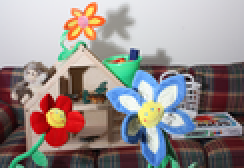
#> input picture stereoMatching_panoramaStitching/im0_small.png, 122 x 84 px, shrunk from 288 x 198 before the run (shown 2 times larger)
$ python proj_02.py
#> lines starting #> are read from the running program, lines starting #| are printed output that depends on the picture; after the words box and inside, x2 and y2 are one past the last pixel; in counts of white or black regions, pixels touching at a corner belong together; long printed decimals are rounded
'''
    Jiaming Zhao
    March 2017
    Project 2: Simple Stereo Matching and Panorama Stitching w/ Homographies
    Computer Vision @ University of Virginia
'''

# -*- coding: utf-8 -*-
import skimage, skimage.io, skimage.transform, pylab, skimage.filters, cv2, math
import numpy as np


def main():
    # Simple Stereo Matching using resized images from Middlebury Stereo dataset
    main_stereo()
#> in main_stereo, img_left is the input picture: shape (84, 122, 3); mean R, G, B 150.6, 141.7, 139.7
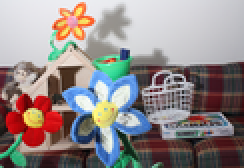
#> input picture stereoMatching_panoramaStitching/im1_small.png, 122 x 84 px, shrunk from 288 x 198 before the run (shown 2 times larger)
#> in main_stereo, img_right is the input picture: shape (84, 122, 3); mean R, G, B 146.2, 137.4, 136.6
#> in main_stereo, `h, w = len(img_left), len(img_left[0])`: h = 84; w = 122
#> in main_stereo, `max_disparity = int(h / 3)`: max_disparity = 28

    # Panorama Stitching using Homographies and the RANSAC method
    main_panorama()


def main_panorama():
    img_a = cv2.imread('pair_a_small.jpg')
    img_b = cv2.imread('pair_b_small.jpg')

    # SIFT detector
    sift = cv2.xfeatures2d.SIFT_create()

    # find keypoints and descriptors
    kp1, des1 = sift.detectAndCompute(img_a, None)
    kp2, des2 = sift.detectAndCompute(img_b, None)

    # use Brute-Force Matcher to test all the descriptors for matches
    bf = cv2.BFMatcher()
    matches = bf.knnMatch(des1, des2, k=2)

    # reject failures of ratio test
    good_matches = []
    for m,n in matches:
        if m.distance < 0.75*n.distance:
            good_matches.append([m])

    # use RANSAC to compute the best homography that maps B coordinates to A coordinates
    best_homography = ransac_estimation(good_matches, kp1, kp2)
    print(best_homography)

    # warp image B to image A's coodinate system using the best homography found in RANSAC
    # use helper routine provided by @ Professor Connelly Barnes at University of Virginia
    final_img = composite_warped(img_a, img_b, best_homography)

    cv2.imshow('Panorama', final_img)
    k = cv2.waitKey(0) & 0xFF
    if k == ord('s'):  # wait for 's' key to save and exit
        cv2.imwrite('panorama.png',final_img)
        cv2.destroyAllWindows()
    else:
        cv2.destroyAllWindows()


def main_stereo():
    # load the left and right camera images and convert to float arrays
    img_left = skimage.io.imread('./im0_small.png')  # left image
    img_right = skimage.io.imread('./im1_small.png')  # right image
    img_left = skimage.img_as_float(img_left)       # convert image to float
    img_right = skimage.img_as_float(img_right)       # convert image to float

    # establish max disparity
    h, w = len(img_left), len(img_left[0])
    max_disparity = int(h / 3)  # max disparity amount set to height/3

    # find the disparity space image (DSI) taking the left image as the base
    dsi_left = get_DSI_left(img_left, img_right, h, w, max_disparity)

    # perform spatial aggregation using gaussian filter and bilateral filter
    dsi_g = dsi_gaussian(dsi_left, max_disparity, 1)
#> after the loop in dsi_gaussian, `for m in range(max_disparity):`: slices_list = 28 items
    dsi_b = dsi_bilateral(dsi_left, img_left, max_disparity)
#> the loop in dsi_bilateral, `for m in range(max_disparity):` made 28 passes
#> pass 1, in dsi_bilateral, `left_gray = luminance(left)`:
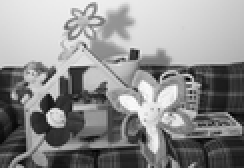
#> left_gray: shape (84, 122) float64 (shown 2 times larger); min 0, max 1, mean 0.562

    # find the disparity for each coordinate based on the smallest dsi value (using argmin)
    disp_map_g = smallest_DSI(dsi_g, h, w)
    print('Gaussian disparity map')
    pylab.imshow(disp_map_g)
    pylab.show()

    disp_map_b = smallest_DSI(dsi_b, h, w)
#> call 2 of smallest_DSI, with dsi = array of shape (84, 122, 28), h = 84, w = 122
#> after the loop in smallest_DSI (call 2), `for i in range(h):`:
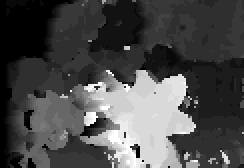
#> disp_map: shape (84, 122) float64 (shown 2 times larger); min 0, max 27, mean 8; drawn with min black and max white
    print('Bilateral disparity map')
    pylab.imshow(disp_map_b)
    pylab.show()

    # test the difference between the results of this program and the "ground truth values" of a file
    rms_gaussian = comp_disp_truth(disp_map_g, h, w)
#> in comp_disp_truth, `num_elements = h*w`: num_elements = 10248
#> (reads stereoMatching_panoramaStitching/gt.npy from the repository)
#> after the loop in comp_disp_truth, `for i in range(h):`: tot = 694804.2
    rms_bilateral = comp_disp_truth(disp_map_b, h, w)
    print('RMS gaussian w/ sigma=1: ', rms_gaussian)
    print('RMS bilateral w/ d=4, sigma=1: ', rms_bilateral)


    # begin left-right consistency check
    # get dsi_right and perform stereo matching on it
    dsi_right = get_DSI_right(img_left, img_right, h, w, max_disparity)
    dsi_b_r = dsi_bilateral(dsi_right, img_left, max_disparity)
    disp_map_right_b = smallest_DSI(dsi_b_r, h, w)

    print('Bilateral Right disparity map')
    pylab.imshow(disp_map_right_b)
    pylab.show()

    # check if corresponding disparities differ by more than a particular threshold (threshold=15)
    # to find occlusions (mismatched regions that appear in one image and not the other)
    occ = find_occlusions(disp_map_b, disp_map_right_b, h, w)
    print('Left-Right Consistency Check disparity map')
    pylab.imshow(disp_map_b)
    pylab.show()

    # test the difference between the results of the consistency check minus occlusions
    # less difference / more accurate
    rms_consistency = comp_disp_truth(disp_map_b, h, w, occ)
    print('RMS consistency using bilateral: ', rms_consistency)


def composite_warped(a, b, H):  # routine provided by @ Professor Connelly Barnes
    # "Warp images a and b to a's coordinate system using the homography H which maps b coordinates to a coordinates."
    out_shape = (a.shape[0], 2*a.shape[1])                               # Output image (height, width)
    p = skimage.transform.ProjectiveTransform(np.linalg.inv(H))       # Inverse of homography (used for inverse warping)
    bwarp = skimage.transform.warp(b, p, output_shape=out_shape)         # Inverse warp b to a coords
    bvalid = np.zeros(b.shape, 'uint8')                               # Establish a region of interior pixels in b
    bvalid[1:-1,1:-1,:] = 255
    bmask = skimage.transform.warp(bvalid, p, output_shape=out_shape)    # Inverse warp interior pixel region to a coords
    apad = np.hstack((skimage.img_as_float(a), np.zeros(a.shape))) # Pad a with black pixels on the right
    return skimage.img_as_ubyte(np.where(bmask==1.0, bwarp, apad))    # Select either bwarp or apad based on mask

def ransac_estimation(matches, kp1, kp2):
    from random import sample
    max_iter = 1000  # most times loop will search for best match and inliers

    # calculate inliers and test homographies
    largest_inlier_count = 0
    best_homog = None

    for _ in range(max_iter):
        # find random samples from all the matches to begin RANSAC
        samp = sample(matches, 4)

        # extract the 4 sample matches as points in list
        pa_list = []
        pb_list = []
        for m in samp:
            img1_idx = m[0].queryIdx
            img2_idx = m[0].trainIdx

            (x1, y1) = kp1[img1_idx].pt
            (x2, y2) = kp2[img2_idx].pt

            pa_list.append( (x1, y1) )
            pb_list.append( (x2, y2) )

        # find the homography from the random sample
        homog = get_homography(pa_list, pb_list)

        # extract matches as points in list for all matches to test the homography from sample
        matA_list = []
        matB_list = []
        for mat in matches:
            img1_idx = mat[0].queryIdx
            img2_idx = mat[0].trainIdx
            (x1, y1) = kp1[img1_idx].pt
            (x2, y2) = kp2[img2_idx].pt

            matA_list.append( (x1, y1) )
            matB_list.append( (x2, y2) )

        # apply homography to point b, and find distance between Hb and point a.
        # if difference/distance between Hb and point a is below threshold, it is an inlier (to ignore noise)
        inliers = 0
        for v in range(len(matB_list)):
            xy1 = [ matB_list[v][0], matB_list[v][1], 1 ]
            hbxy = apply_homography( homog, xy1 )  # calculate Hb

            # calculate sum of squared differences between Hb values and a values
            x_diff = hbxy[0] - matA_list[v][0]
            y_diff = hbxy[1] - matA_list[v][1]
            dist = math.sqrt( (x_diff)**2  + (y_diff)**2 )

            # compare simple distance between hbxy and ax, ay
            if dist < 5:  # threshold held at 5 distance between point Hb and point a
                inliers += 1

        # update largest_inlier_count and best homography
        if inliers > largest_inlier_count:
            largest_inlier_count = inliers
            best_homog = homog

    print('Number of inliers: ', largest_inlier_count)
    print('out of Number of total matches: ', len(matB_list))
    return best_homog

def get_homography(pa, pb):  # Ax=b solves for x (homography)
    # fitting a homography by taking a list of four points in img_a and four points in img_b
    # use 8x8 matrix multiplied by 8x1 array to find the 8 values needed to fill the 3x3 homography
    # https://inst.eecs.berkeley.edu/~cs194-26/fa14/upload/files/proj7B/cs194-fb/images/homography.png
    # A = 8x8 matrix, b = 8x1 array... numpy.linalg.lstsq(a, b) solves equation Ax=b for x, which is the homography

    A = np.zeros( (8, 8) )
    b = []

    for x in range(4):  # insert values to b array
        b.append(pa[x][0])
        b.append(pa[x][1])

    b = np.array(b)

    for i in range(0, 8, 2):
        pbx, pby = pb[ int(i/2) ]
        pax, pay = pa[ int(i/2) ]
        A[i] = [ pbx, pby, 1, 0, 0, 0, -pbx*pax, -pby*pax ]
        A[i+1] = [ 0, 0, 0, pbx, pby, 1, -pbx*pay, -pby*pay ]

    h = ( np.linalg.lstsq(A, b) )[0]
    homog = [ [h[0], h[1], h[2]],
              [h[3], h[4], h[5]],
              [h[6], h[7], 1]
              ]
    return np.matrix(homog)

def apply_homography(hg, b_point):
    denom = np.sum( np.multiply(hg[2], b_point) )
    numerator_x = np.sum( np.multiply(hg[0], b_point) )
    numerator_y = np.sum( np.multiply(hg[1], b_point) )

    a_x = round(numerator_x/denom)
    a_y = round(numerator_y/denom)
    return a_x, a_y

def find_occlusions(disp_left, disp_right, h, w):  # checks consistency between left and right and saves into left image
    occlusions = np.zeros( (h, w) )
    for i in range(h):
        for j in range(w):
            offset = int( disp_left[i][j] )
            if abs( disp_left[i][j] -  disp_right[i][j-offset] ) > 15:
                disp_left[i][j] = 0
                occlusions[i][j] = 1  # mark occlusions that do not show up left vs right
    return occlusions

def dsi_bilateral(dsi, left, max_disparity):
    slices_list = []
    for m in range(max_disparity):
        # take 2d slice of 3d DSI and luminance of left
        dsi_slice = dsi[:, :, m]
        left_gray = luminance(left)

        # convert to float32 arrays
        dsi_slice32 = dsi_slice.astype(np.float32)
        left_gray = left_gray.astype(np.float32)

        # NOTE: bilateralFilter works just as well as jointBilateralFilter
        # perform the bilateral filter on all slices and add to the stack of 2d images
        # dsi_slice = cv2.bilateralFilter(dsi_slice32, 4, 1, 1)
        dsi_slice = cv2.ximgproc.jointBilateralFilter(left_gray, dsi_slice32, 4, 1, 1)
        slices_list.append(dsi_slice)
    return np.dstack(slices_list)

def dsi_gaussian(dsi, max_disparity, sig):
    slices_list = []
    for m in range(max_disparity):
        dsi_slice = dsi[:, :, m]
        dsi_slice = skimage.filters.gaussian(dsi_slice, sigma=sig)
        slices_list.append(dsi_slice)
    return np.dstack(slices_list)

def comp_disp_truth(disp_map, h, w, occlusions=None):  # comparing disparity map with ground truth provided
    num_elements = h*w
    g_truth = np.load('./gt.npy')
    tot = 0

    if occlusions is not None:
        for i in range(h):
            for j in range(w):  # calculate the difference and square each
                if occlusions[i][j] == 1:
                    num_elements -= 1
                else:
                    tot += ( disp_map[i][j] - g_truth[i][j] ) ** 2
    else:
        for i in range(h):
            for j in range(w):  # calculate the difference and square each
                tot += ( disp_map[i][j] - g_truth[i][j] ) ** 2

    return math.sqrt( tot / num_elements )  # sqrt of the mean

def smallest_DSI(dsi, h, w):  # generating disparity map
    disp_map = np.zeros( (h, w) )
    for i in range(h):
        for j in range(w):
            disp_map[i][j] = np.argmin( dsi[i][j] )
    return disp_map

def get_DSI_left(left, right, h, w, max_disparity):  # find the disparity space image (DSI) as 3D array (x, y, d)
    dsi = np.zeros( (h, w, max_disparity) )  # 3d array with x, y, and 1 disparity value

    for i in range(h):
        for j in range(w):
            for k in range(max_disparity):
                if (j-k < 0):
                    tot = 3
                else:
                    lefty = left[i][j]  # left RGB values
                    righty = right[i][j-k]  # right RGB values
                    tot = 0
                    for color in range(3):  # sum of squares of each rgb color
                        tot += ( (lefty[color] - righty[color]) ** 2 )
                dsi[i][j][k] = tot
    return dsi

def get_DSI_right(left, right, h, w, max_disparity):
    dsi = np.zeros( (h, w, max_disparity) )  # 3d array with x, y, and 1 disparity value

    for i in range(h):
        for j in range(w):
            for k in range(max_disparity):
                if (j+k >= w):
                    tot = 3
                else:
                    lefty = left[i][j+k]
                    righty = right[i][j]
                    tot = 0
                    for color in range(3):
                        tot += ( (lefty[color] - righty[color]) ** 2 )
                dsi[i][j][k] = tot
    return dsi

def luminance(img):
    lum = np.zeros( (img.shape[0], img.shape[1]) )  # initilize 2d array with height, width

    for row in range(img.shape[0]):
        for col in range(img.shape[1]):
            pixel = img[row][col]
            lum[row][col] = pixel[0]*0.21 + pixel[1]*0.72 + pixel[2]*0.07

    return lum


if __name__ == "__main__":
    main()
#> in main_stereo, `rms_gaussian = comp_disp_truth(disp_map_g, h, w)`: rms_gaussian = 8.23
#> in main_stereo, `rms_bilateral = comp_disp_truth(disp_map_b, h, w)`: rms_bilateral = 8.21
#| RMS gaussian w/ sigma=1:  8.234
#| RMS bilateral w/ d=4, sigma=1:  8.214
#> after the loop in find_occlusions, `for i in range(h):`:
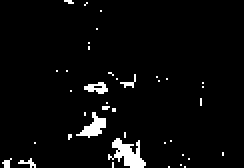
#> occlusions: shape (84, 122) float64 (shown 2 times larger); values 0 (black) and 1 (white), 3.8% white; 39 white regions (36 under 20 px), largest, box (x1, y1, x2, y2) and area: (54, 69, 73, 84) 146, (38, 56, 53, 69) 86, (42, 41, 54, 47) 43
#> in main_stereo, `rms_consistency = comp_disp_truth(disp_map_b, h, w, occ)`: rms_consistency = 7.88
#| RMS consistency using bilateral:  7.877
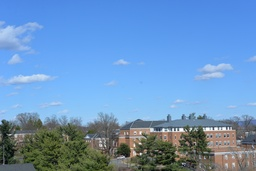
#> input picture stereoMatching_panoramaStitching/pair_a_small.jpg, 256 x 171 px, shrunk from 602 x 402 before the run
#> in main_panorama, img_a is the input picture: shape (171, 256, 3); mean B, G, R 194.6, 148.9, 107
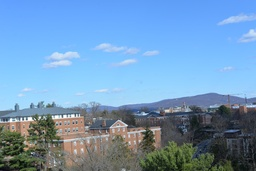
#> input picture stereoMatching_panoramaStitching/pair_b_small.jpg, 256 x 171 px, shrunk from 602 x 402 before the run
#> in main_panorama, img_b is the input picture: shape (171, 256, 3); mean B, G, R 189, 152.6, 113.9
#> in main_panorama, `kp1, des1 = sift.detectAndCompute(img_a, None)`: kp1 = 205 keypoints; strongest (x, y, size): (181, 130, 2.7), (224, 129, 2.2), (163, 130, 2.2), (207, 129, 2.6)
#> in main_panorama, `kp2, des2 = sift.detectAndCompute(img_b, None)`: kp2 = 233 keypoints; strongest (x, y, size): (30, 119, 2.8), (65, 116, 2.1), (73, 116, 2.2), (144, 114, 2.2)
#> in main_panorama, `matches = bf.knnMatch(des1, des2, k=2)`: matches = 205 matches
#> after the loop in main_panorama, `for m,n in matches:`: good_matches = 53 matches
#> after the loop in ransac_estimation, `for _ in range(max_iter):`: best_homog = [[0.869, -0.0318, 153.6], [0.00149, 0.927, 15.64], [-0.00042, -0.000157, 1]]; largest_inlier_count = 51
#| Number of inliers:  51
#| out of Number of total matches:  53
#> in main_panorama, `best_homography = ransac_estimation(good_matches, kp1, kp2)`: best_homography has the same summary as best_homog in ransac_estimation
#| [[ 8.68982566e-01 -3.17692918e-02  1.53609277e+02]
#|  [ 1.48811677e-03  9.26875169e-01  1.56412039e+01]
#|  [-4.19711691e-04 -1.57342125e-04  1.00000000e+00]]
#> in composite_warped, `bmask = skimage.transform.warp(bvalid, p, output_shape=out_shape)`: bvalid: shape (171, 256, 3); 98.1% white; black in thin lines or dots
#> in composite_warped, `return skimage.img_as_ubyte(np.where(bmask==1.0, bwarp, apad))`:
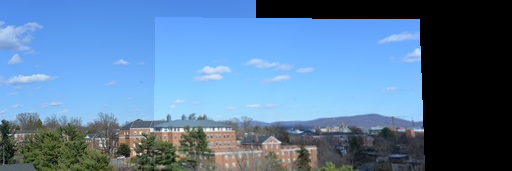
#> returned value: shape (171, 512, 3); mean of channels 0, 1, 2 157, 122.4, 88.7; drawn as B, G, R
#> (key Esc is pressed here)
